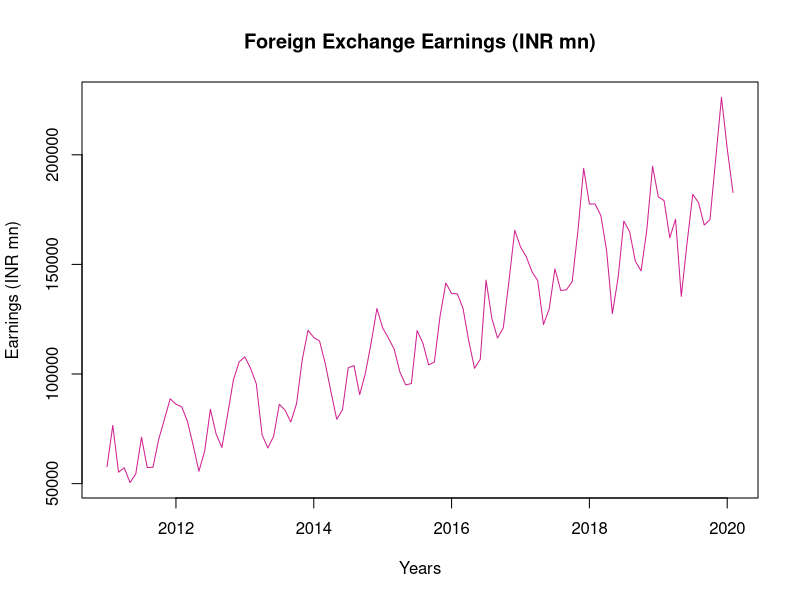
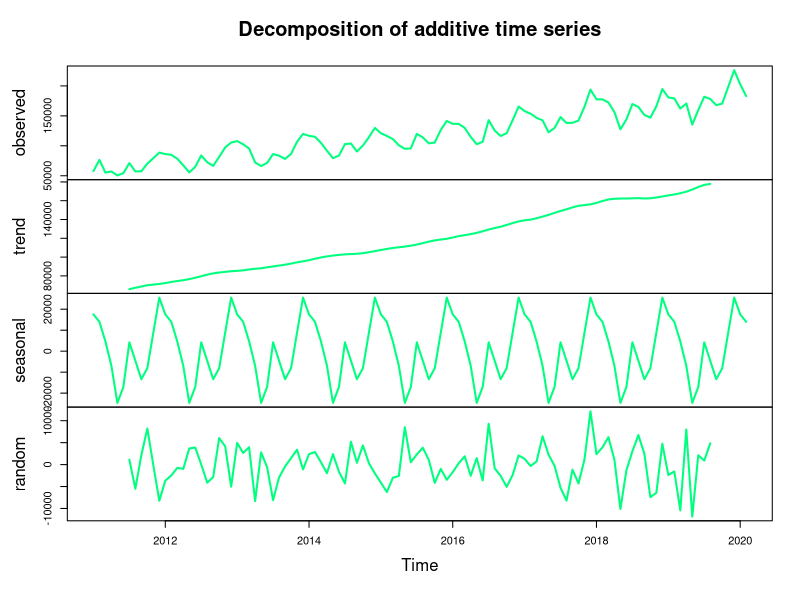
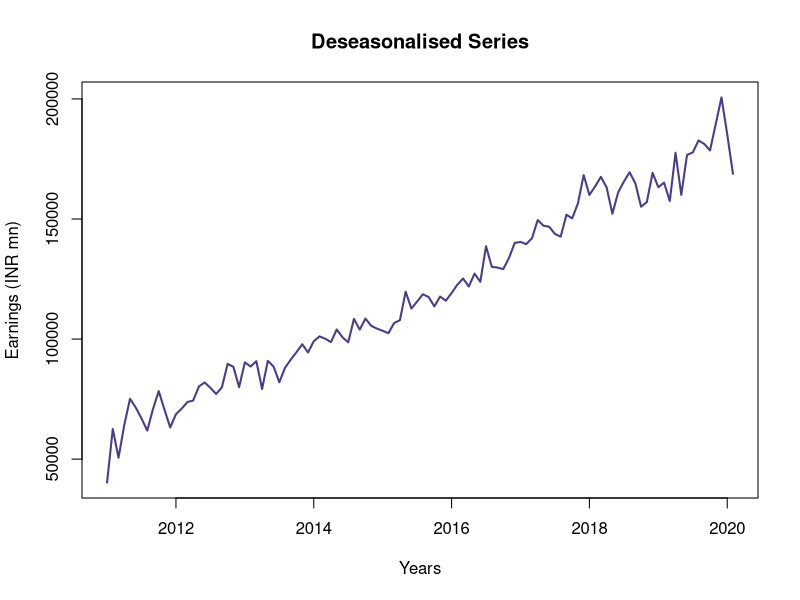
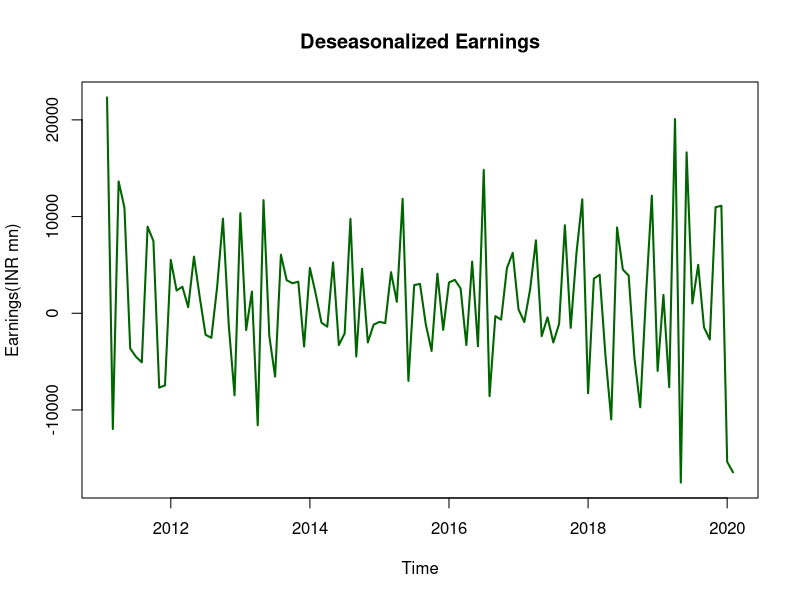
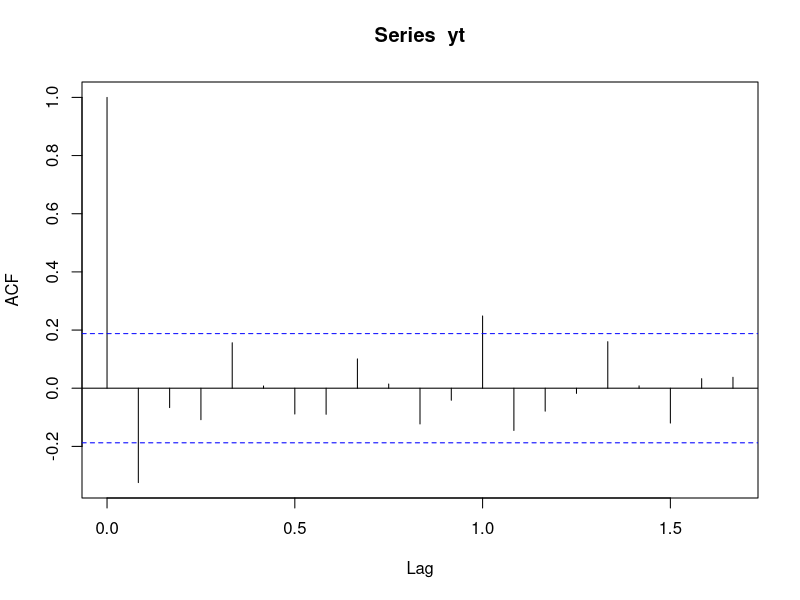
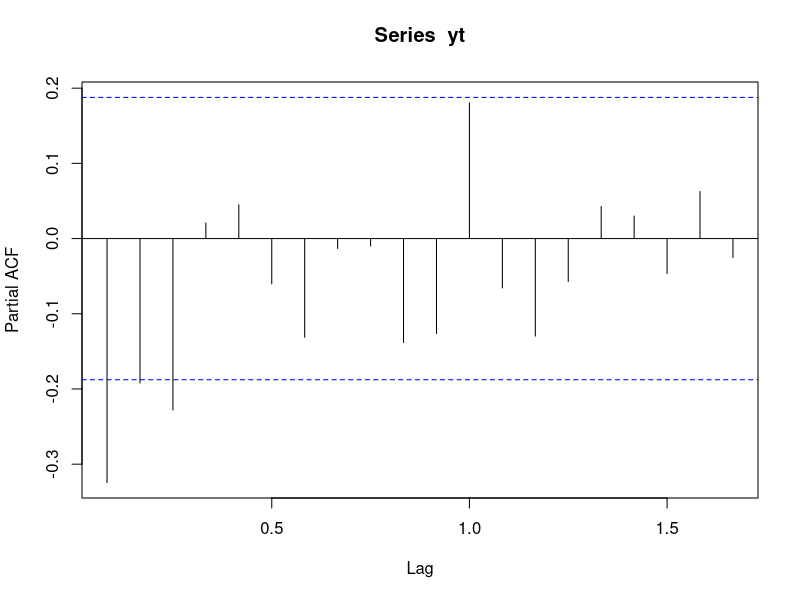
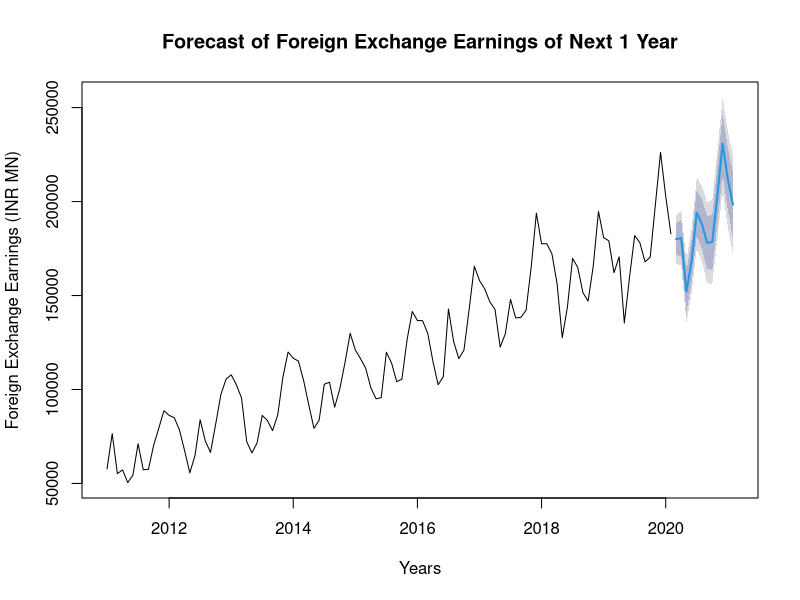
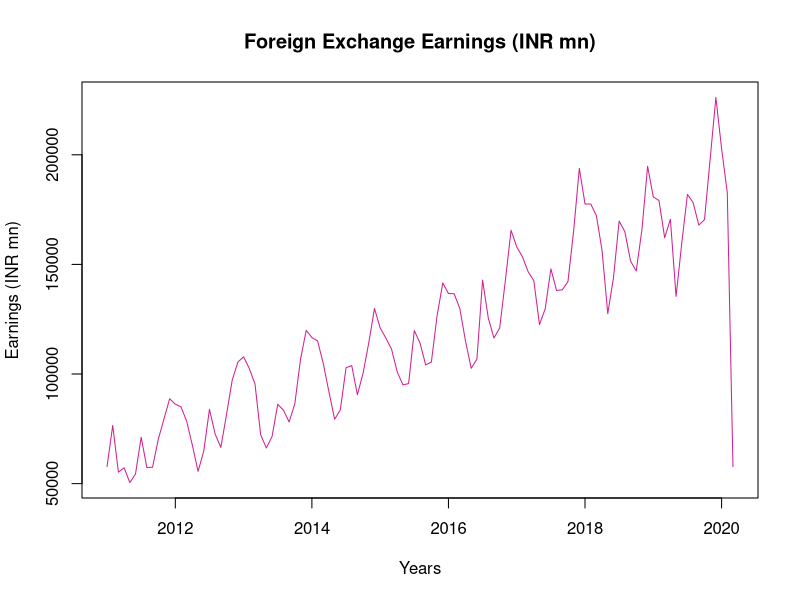

Generate these figures, in order, with R:

#*****************************************************************#
#**** Monthly Earnings from Foreign Exchange(INR mn) in India ****#
#*****************************************************************#

#
# "Time Series Analysis: Assignment"
# author: "Sumedha - DST-19/20-023"
# date: "July 14th, '20"
# ---

#**** Data Structure ****#
# Variable    : Foreign Exchange Earnings(INR mn)
# Region      : India
# Start Date  : Jan '11
# End Date    : Feb '20
# Frequency   : Monthly
# Source      : Ministry of Tourism, GOI
# Remarks     : COVID-19-Impact
# Total No of : 110
# Observations



library(urca)
library(forecast)
library(tseries)

Foreign_Ex = read.csv("Foreign Exchange Earnings.csv")
df = data.frame(Foreign_Ex[146:255,])
colnames(df) = c("MM/YYYY", "Earnings(INR mn)")
df
earnings = df$`Earnings(INR mn)`
Earnings = as.vector(earnings)


#*** Step I)
#*** Converting data into time series object and showing its time series plot

#Time Series Data
Forex_ts = ts(as.numeric(Earnings), frequency=12, start=c(2011,01),end = c(2020,02))
Forex_ts

#Plot
plot(Forex_ts, type = "l", main = "Foreign Exchange Earnings (INR mn)",
     xlab = "Years", ylab = "Earnings (INR mn)", col = "violetred")

#Comment :  From the plot we can find a probable presence of trend and seasonality in the data 


#*** Step II) 
#*** Removal Of Seasonality

#Decomposing it into additive type model of its trend, seasonalilty, and random error components.
dc_earning = decompose(Forex_ts, type = "additive")
plot(dc_earning,lwd="2",col="springgreen")


#Deseasonalisation of Series
#Extracting the seasonal component from series
seasonal_comp = dc_earning$seasonal

#Substracting the seasonal componenet from the actual series to get the deseasonalised series
des_xt = Forex_ts - seasonal_comp

#Plotting deseasonalised data
plot(des_xt, type='l', lwd = "2",main = "Deseasonalised Series",xlab = "Years",ylab = "Earnings (INR mn)",
     col = "darkslateblue")


#*** Step III)
#*** Checking stationarity using ADF test (Unit-root test)

#Ho: The series is non-stationary, |phi| = 1 
#Ha: The series is stationary, |phi| < 1

#if(!require(urca)){install.packages("urca")}
adf = ur.df(des_xt,type = c("none","drift","trend"), selectlags = "AIC")
summary(adf)

# Value of ADF test statistics(observed value) = 1.8391
# |Observed test statistics value| < |tabulated value| for 1% and 5% level of significance. 
# Comment: We fail to reject null hypothesis and can say that our series is not stationary.

#First differencing to proceed.
#xt= x(t)- x(t-1)
yt= diff(des_xt)
yt
length(yt)

#Checking stationarity again using ADF test (Unit-root test)
adf1 = ur.df(yt,type = c("none","drift","trend"), selectlags = "AIC")
summary(adf1)
ts.plot(yt, col = "darkgreen",lwd = "2", main = "Deseasonalized Earnings", ylab = "Earnings(INR mn)")

# Value of ADF test statistics(observed value) = -9.1092
# |observed test statistics value| > |tabulated value|. 
# Hence, we reject the null hypothesis in favour of the alternative hypothesis
# Our series yt is now stationary.
# Comment : Now, there an absence of stochastic trend (cancer) in the Time series


#Deterministic trend(fever) check!
#Using Deseasonlized series yt
#Our model yt= a + bt  + ut

#Ho: The series is stationary, b = 0 
#Ha: The series is non-stationary, b != 0

t = seq(1:109)
trend = summary(lm(yt~t))
trend

# Since the p value 0.4978 greater than 0.05 hence insignificant.
# We accept the null hypothesis and conclude that
# there is no trend present in the series and now  
# Comment: * yt is free from both Stochastic Trend(cancer), no unit root and Deterministic Trend (fever).
#          * We have performed First Order differencing


#*** Applying ACF and PACF to determine the type of process it is: AR(p)/ MA(q)/ ARMA(p,q) ***#


#*** Step IV)
#*** Test for the sample acf
#*** Ljung Box test
#*** Checking ACF Plots


#Plotting the ACF of differenced stationary series with 95 % confidence limits.
ACF = acf(yt,lag.max=20, plot = T)
summary(ACF)

#Formulating Ljung-Box test for finding q statistics and p-value for ACF Test

#Hypothesis
#Ho : rho1 = rho2 = .... = rho15 = 0 (all autocorrelation coefficients equals zero).
#Ha : none of them are 0

# calculating sample ACF
rho_hat=c()
yt_=yt-mean(yt)
for(i in c(1:15))
{
  k=(sum(yt_[(i+1):length(yt)]*yt_[1:(length(yt)-i)]))/(sum(yt_**2))
  rho_hat=append(rho_hat,k)
}
rho_hat

#calculating q-statistics,Q(K) and p-value
q_stats =c()
p_value =c()
for (i in 1:15) {
  q = Box.test(yt,lag = i, type = "Ljung-Box")
  q_stats[i] = as.numeric(q$statistic)
  p_value[i] = q$p.value
}

#ACF test Statistic,Q(K) follows chi-square distribution with k degrees of freedom.


#***Checking test statistics for conclusion
# if the obtained test statistic is more than the critical value, reject the Null hypothesis.

#Critical values follow chi-square distribution with k df at 5% significance level
chisq = qchisq(0.05, df = 1:15, lower.tail = F)
conclusion_acf = ifelse(q_stats>chisq,"Rejected","Accepted")


acf_tab = data.frame("k" = seq(1,15,1), "Rho k hat" = rho_hat, "Q(k)"= q_stats, 
                      "Critical Value" = chisq, "Conclusion" = conclusion_acf)
acf_tab

# From this ACF table, ACF is showing a diminishing behaviour as all the Ljung-Box tests are rejected, 
# This could be the behaviour of AR/ARMA model.


#*** Step V) 
#*** Checking for Partial autocorrelation


#Plotting the PACF of differenced stationary series
PACF = pacf(yt,lag.max=20,plot=T)
summary(PACF)

#Sample Pacf
PACF$acf[1:15]

#Hypothesis
#H0: phi_1 = phi_2=...... = phi_15 = 0 (all partial autocorrelation coefficients equal 0)
#Ha: none of the partial autocorrelation coefficients are 0.

#PACF test Statistics follows normal distribution
pacf_tstats = sqrt(length(yt))*as.numeric(PACF$acf[1:15])

#Critical region Normal distribution at 5% significance level
z = qnorm(0.05/2, lower.tail = F)
conclusion_pacf = ifelse(abs(pacf_tstats)> z,"Rejected","Accepted")

pacf_tab = data.frame("k"= seq(1,15,1),"Sample Pacf"= as.numeric(PACF$acf[1:15]),
                      "TS"= pacf_tstats,"C value"= 1.96, "Result" = conclusion_pacf)
pacf_tab

# From the PACF table, we can see that PACF cuts off after 3rd lag and becomes insignificant 4th onwards
# Hence, we can say that our series shows behaviour of AR(3) Model.


#*** Step VI)
#*** Estimation
#*** Fitting the AR model using arima function.

#Fitting a AR model to our series using arima function
AR = arima(yt, order = c(3,0,0))
AR


#*** Step VII) 
#*** Residual Diagnostics
#*** Box-Ljung test for residuals (White-Noise check!)

#Testing autocorrelations in residuals, 
qstat_err = c()
pval_err = c()
for (i in 1:15){
  q_err = Box.test(AR$residuals,lag=i,type="Ljung-Box", fitdf=1)
  qstat_err[i] = as.numeric(q_err$statistic)
  pval_err[i] = q_err$p.value
}

qstat_err

#Test Statistic
#As we have fitted AR(3) model, 
#Test statistics follows Chi-square distribution with k-p-q = k-3 degrees of freedom (p = 3, q = 0).

#Critical Value
chisqrp = c(NA,NA,NA, qchisq(0.1, df = 1:12, lower.tail = F))
res_error = ifelse(qstat_err > chisqrp, "Rejected","Accepted")
err_tab = data.frame("k"= seq(1,15,1),"Test Statistics" = qstat_err, 
                     "Critical Value"=chisqrp, "Conclusion" = res_error)
err_tab

# Since all the conclusions are accepted in the Ljung-Box test on residuals
# Hence, there's no significant correlations in the residuals. 
# So our specified model is correct according to Residual Diagnostics.


#*** Step VIII)
#*** Selected Model

# Our final selected model is AR(3) having first - order differencing

#Now, fitting the selected model (AR(3)) on Original Time series data for forecasting, 
#taking seasonal order and differencing into account.

AR_Model = arima(Forex_ts, order = c(3,1,0), seasonal = list(order = c(3,1,0),period = 12))
AR_Model


#*** Step IX)
#*** Forecasting
#*** Forecasting values for 1 future year based on the model with confidences of 85% and 90%

if(!require(forecast)){install.packages("forecast")}
prediction = forecast(AR_Model, 12)
prediction

#Plotting the forecasted value with original time series data
plot(prediction, xlab = "Years", ylab = "Foreign Exchange Earnings (INR MN)", 
     main = "Forecast of Foreign Exchange Earnings of Next 1 Year")



#plotting the actual data including the month of march
df1 = data.frame(Foreign_Ex[146:256,])
colnames(df1) = c("MM/YYYY", "Earnings(INR mn)")
df1
earnings1 = df$`Earnings(INR mn)`
Earnings1 = as.vector(earnings1)


#*** Step I)
#*** Converting data into time series object and showing its time series plot

#Time Series Data
Forex_ts1 = ts(as.numeric(Earnings1), frequency=12, start=c(2011,01),end = c(2020,03))
Forex_ts1

#Plot
plot(Forex_ts1, type = "l", main = "Foreign Exchange Earnings (INR mn)",
     xlab = "Years", ylab = "Earnings (INR mn)", col = "violetred")

### Hence from the plot we can predict that there is a huge decline in the earnings due to COVID-19

